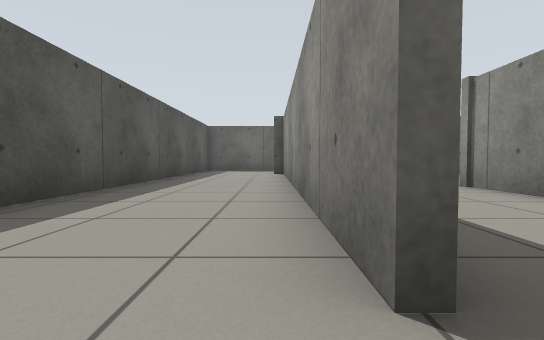
View 1 (above)

12 first-person views from a walk through a world built for the Gazebo simulator. The camera is 0.5 m above the floor, tilts 2° down and sees 85° across. The floor is counted in squares, 1 m on a side. Each view is taken from the middle of a square. On the plan, view 1 faces up. The plan holds only what a view shows up to about 9 squares ahead; the rest is blank.

View 2
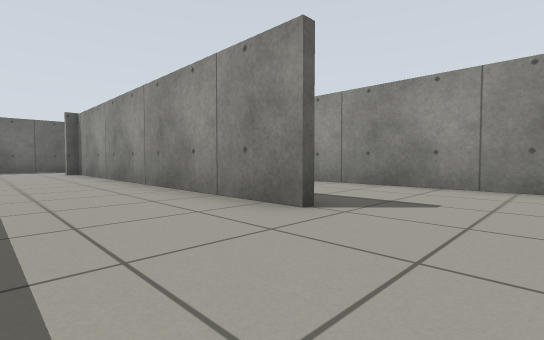

View 3
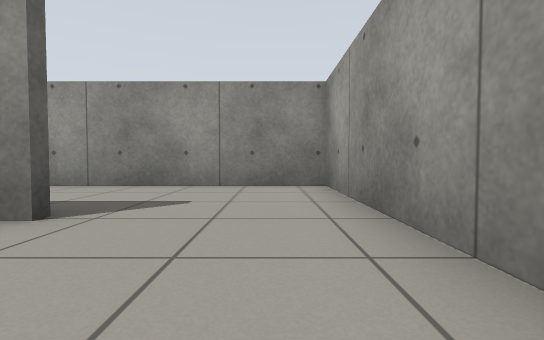

View 4
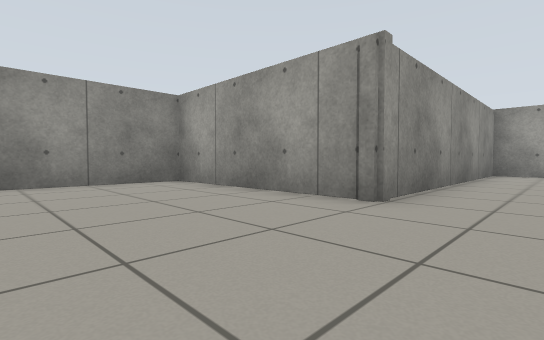

View 5
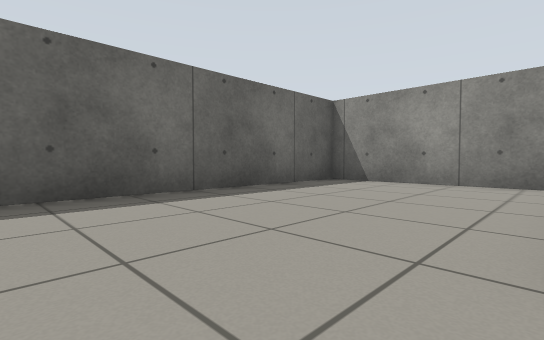

View 6
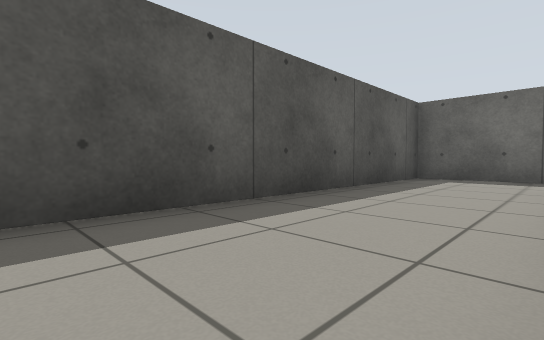

View 7
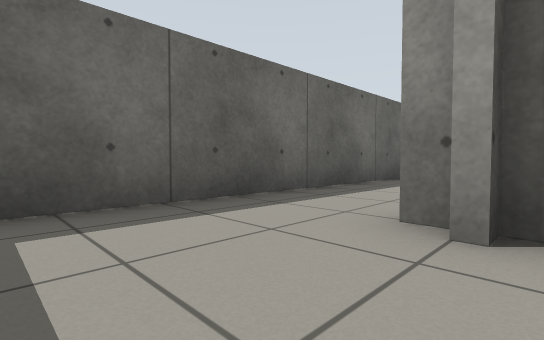

View 8
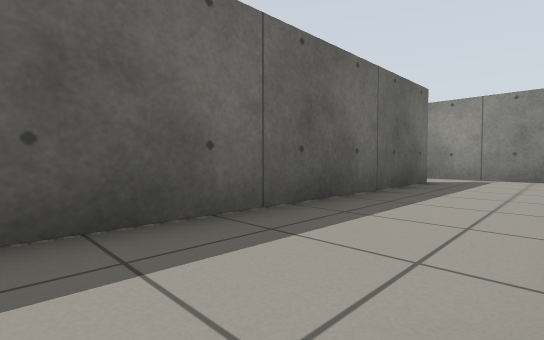

View 9
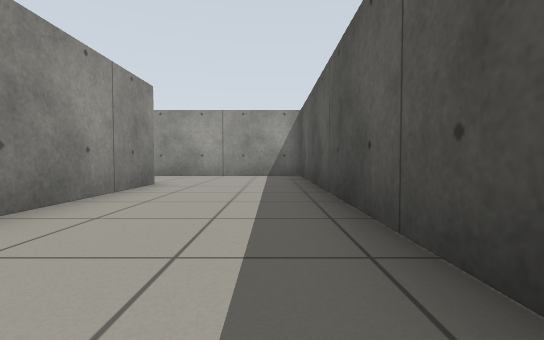

View 10
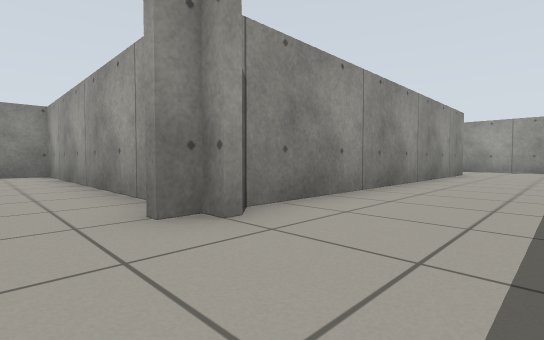

View 11
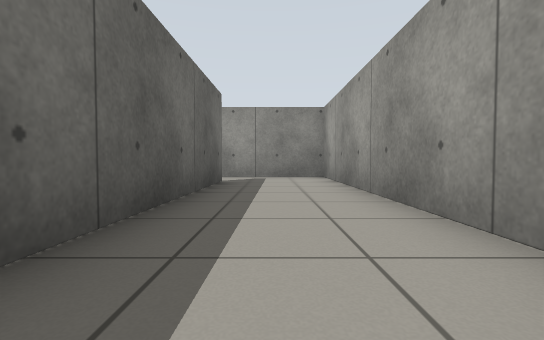

View 12
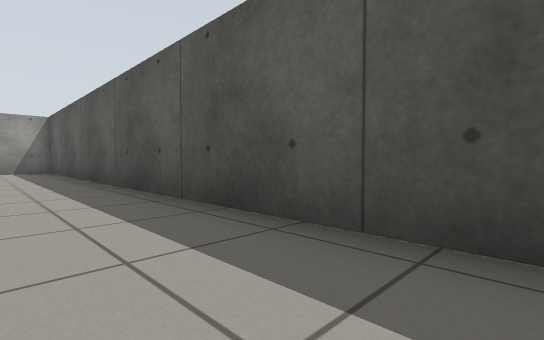

### Floor plan
Points are (right, up) in squares from view 1. A wall is a line through its corners. A room is listed if a view was taken in it or the views show most of it. See-through windows are left out.
Room 1 (views 1, 2, 3, 6, 7, 8, 9, 10, 11, 12)
walls: (0, 10.5) (0.4, 10.5) (0.4, 11); (1.5, 10.5) (8.6, 10.5); (0.4, 0.9) (0.4, 10.3) (0, 10.3); (8.5, 10.1) (8.5, 12.6); (7, 13.2) (-2.8, 13.3) (-2.9, -2) (1.6, -2)
ways out: opening at (1, -0.5) to room 2; opening at (7.5, 13)
Room 2 (views 4, 5)
walls: (8.6, 10.3) (2.1, 10.3); (1.6, -2) (3.6, -2) (3.6, 5.6) (8.5, 5.6) (8.5, 10.1)
ways out: opening at (1, -0.5) to room 1

Where each view was taken, in squares from view 1:
view 1: 0 up, 0 right, facing up
view 2: 1 down, 2 left, facing up-right
view 3: 1 down, 2 left, facing right
view 4: 9 up, 2 right, facing down-right
view 5: 6 up, 2 right, facing up-right
view 6: 5 up, 0 right, facing up-left
view 7: 10 up, 2 left, facing up-right
view 8: 11 up, 0 right, facing up-right
view 9: 7 up, 2 left, facing down
view 10: 12 up, 2 left, facing down-right
view 11: 12 up, 0 right, facing right
view 12: 11 up, 1 left, facing down-left
